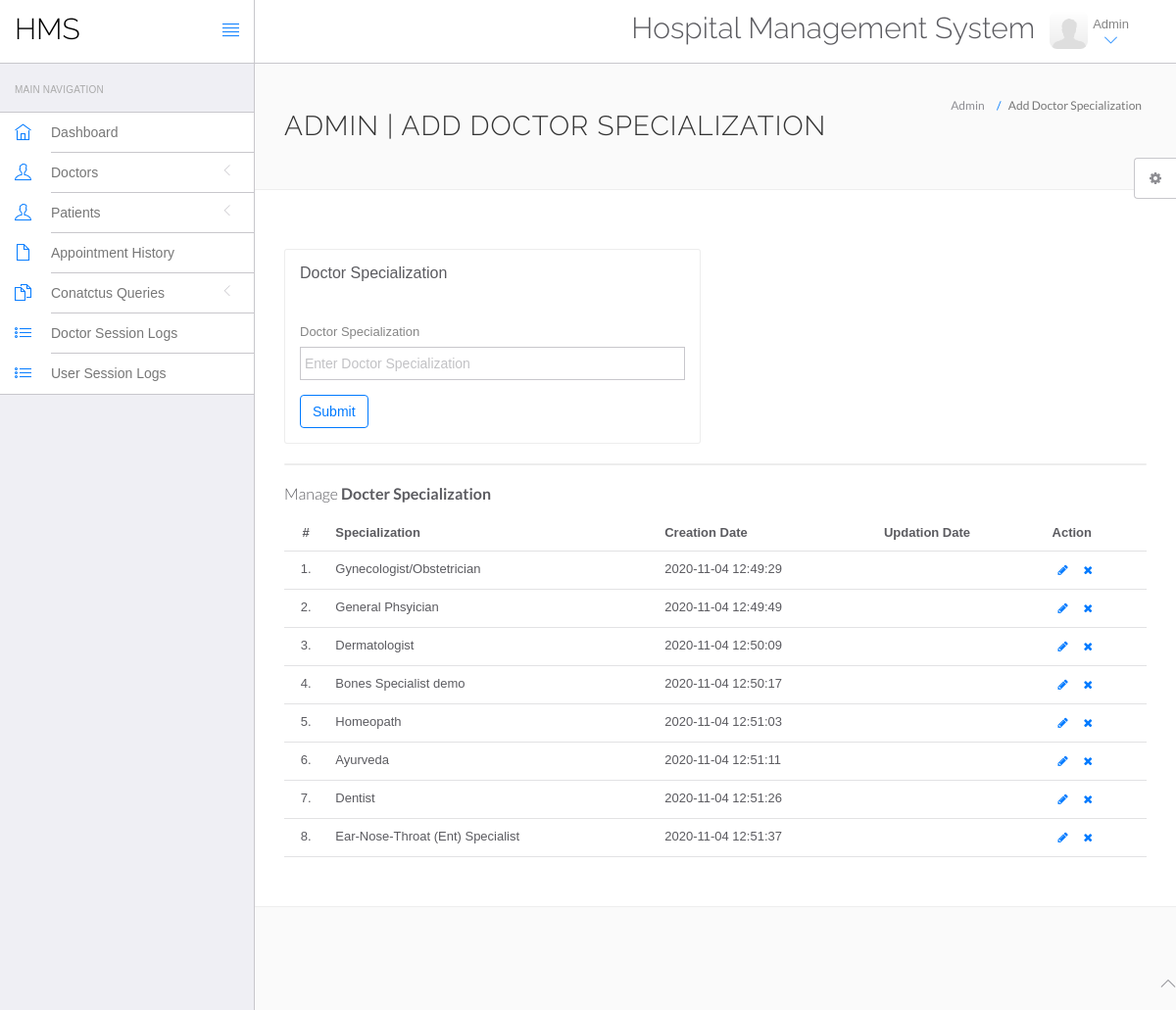
Page /hms/admin/doctor-specilization.php (signed in) on the committed database.
### tables this page shows
CREATE TABLE `doctorspecilization` (
  `id` int(11) NOT NULL,
  `specilization` varchar(255) DEFAULT NULL,
  `creationDate` timestamp NULL DEFAULT current_timestamp(),
  `updationDate` timestamp NULL DEFAULT NULL ON UPDATE current_timestamp()
);

### hms/admin/doctor-specilization.php (the view, shortened to what this page needs)
<?php
include('include/config.php');
?>
<!DOCTYPE html>
<html lang="en">
	<head>
		<link rel="stylesheet" href="vendor/bootstrap/css/bootstrap.min.css">
		<link rel="stylesheet" href="vendor/fontawesome/css/font-awesome.min.css">
		<link rel="stylesheet" href="vendor/themify-icons/themify-icons.min.css">
		<link href="vendor/animate.css/animate.min.css" rel="stylesheet" media="screen">
		<link href="vendor/perfect-scrollbar/perfect-scrollbar.min.css" rel="stylesheet" media="screen">
		<link href="vendor/switchery/switchery.min.css" rel="stylesheet" media="screen">
		<link href="vendor/bootstrap-touchspin/jquery.bootstrap-touchspin.min.css" rel="stylesheet" media="screen">
		<link href="vendor/select2/select2.min.css" rel="stylesheet" media="screen">
		<link href="vendor/bootstrap-datepicker/bootstrap-datepicker3.standalone.min.css" rel="stylesheet" media="screen">
		<link href="vendor/bootstrap-timepicker/bootstrap-timepicker.min.css" rel="stylesheet" media="screen">
		<link rel="stylesheet" href="assets/css/styles.css">
		<link rel="stylesheet" href="assets/css/plugins.css">
		<link rel="stylesheet" href="assets/css/themes/theme-1.css" id="skin_color" />
	</head>
	<body>
		<div id="app">
<?php include('include/sidebar.php');?>
			<div class="app-content">
						<?php include('include/header.php');?>
				<div class="main-content" >
					<div class="wrap-content container" id="container">
						<section id="page-title">
							<div class="row">
								<div class="col-sm-8">
									<h1 class="mainTitle">Admin | Add Doctor Specialization</h1>
																	</div>
								<ol class="breadcrumb">
									<li>
										<span>Admin</span>
									</li>
									<li class="active">
										<span>Add Doctor Specialization</span>
									</li>
								</ol>
							</div>
						</section>
						<div class="container-fluid container-fullw bg-white">
							<div class="row">
								<div class="col-md-12">
									<div class="row margin-top-30">
										<div class="col-lg-6 col-md-12">
											<div class="panel panel-white">
												<div class="panel-heading">
													<h5 class="panel-title">Doctor Specialization</h5>
												</div>
												<div class="panel-body">
													<form role="form" name="dcotorspcl" method="post" >
														<div class="form-group">
															<label for="exampleInputEmail1">
																Doctor Specialization
															</label>
							<input type="text" name="doctorspecilization" class="form-control"  placeholder="Enter Doctor Specialization">
														</div>
														<button type="submit" name="submit" class="btn btn-o btn-primary">
															Submit
														</button>
													</form>
												</div>
											</div>
										</div>
											</div>
										</div>
									<div class="col-lg-12 col-md-12">
											<div class="panel panel-white">
											</div>
										</div>
									</div>
									<div class="row">
								<div class="col-md-12">
									<h5 class="over-title margin-bottom-15">Manage <span class="text-bold">Docter Specialization</span></h5>
									<table class="table table-hover" id="sample-table-1">
										<thead>
											<tr>
												<th class="center">#</th>
												<th>Specialization</th>
												<th class="hidden-xs">Creation Date</th>
												<th>Updation Date</th>
												<th>Action</th>
											</tr>
										</thead>
										<tbody>
<?php
$sql=mysqli_query($con,"select * from doctorSpecilization");
$cnt=1;
while($row=mysqli_fetch_array($sql))
{
?>
											<tr>
												<td class="center"><?php echo $cnt;?>.</td>
												<td class="hidden-xs"><?php echo $row['specilization'];?></td>
												<td><?php echo $row['creationDate'];?></td>
												<td><?php echo $row['updationDate'];?>
												</td>
												<td >
												<div class="visible-md visible-lg hidden-sm hidden-xs">
							<a href="edit-doctor-specialization.php?id=<?php echo $row['id'];?>" class="btn btn-transparent btn-xs" tooltip-placement="top" tooltip="Edit"><i class="fa fa-pencil"></i></a>
	<a href="doctor-specilization.php?id=<?php echo $row['id']?>&del=delete" onClick="return confirm('Are you sure you want to delete?')"class="btn btn-transparent btn-xs tooltips" tooltip-placement="top" tooltip="Remove"><i class="fa fa-times fa fa-white"></i></a>
												</div>
												</td>
											</tr>
											<?php
$cnt=$cnt+1;
											 }?>
										</tbody>
									</table>
								</div>
							</div>
								</div>
							</div>
						</div>
					</div>
				</div>
	<?php include('include/footer.php');?>
	<?php include('include/setting.php');?>
	</body>
</html>

### hms/admin/assets/css/themes/theme-1.css (style rules this page uses)
body { background: #FAFAFA; }

### rows in the picture
doctorspecilization: specilization "Gynecologist/Obstetrician", creationDate "2020-11-04 12:49:29"
doctorspecilization: specilization "General Phsyician", creationDate "2020-11-04 12:49:49"
doctorspecilization: specilization "Dermatologist", creationDate "2020-11-04 12:50:09"
doctorspecilization: specilization "Bones Specialist demo", creationDate "2020-11-04 12:50:17"
doctorspecilization: specilization "Homeopath", creationDate "2020-11-04 12:51:03"
doctorspecilization: specilization "Ayurveda", creationDate "2020-11-04 12:51:11"
doctorspecilization: specilization "Dentist", creationDate "2020-11-04 12:51:26"
doctorspecilization: specilization "Ear-Nose-Throat (Ent) Specialist", creationDate "2020-11-04 12:51:37"
